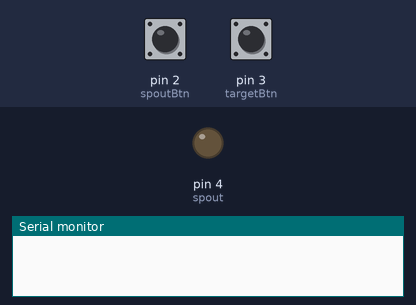
A sketch run on a simulated Arduino Uno, built with avr-gcc and run on an emulated ATmega328P. Shown: output pins drawn as LEDs (lit = HIGH), the last lines printed to the serial monitor. Inputs (shaded band) come from the test bench; at power-on: pin 2 (spoutBtn) HIGH, pin 3 (targetBtn) HIGH.

Above: at 1.2 s.
1.3 s: pin 2 (spoutBtn) pulled LOW for 0.15 s
At 1.38 s:
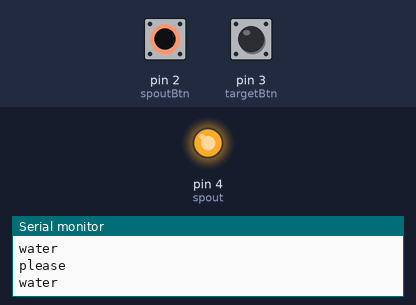
2.9 s: pin 3 (targetBtn) pulled LOW for 0.15 s
4.5 s: pin 2 (spoutBtn) pulled LOW for 3.2 s
At 8.1 s:
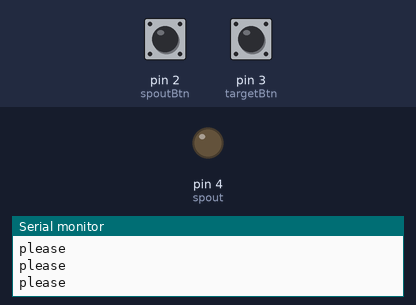
Timing chart, 0 to 9.6 s (numbered marks = the images above; inputs shaded):
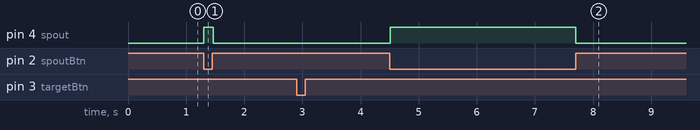

Measured:
- after the input at 1.3 s, pin 4 (spout): LOW → HIGH at once, → LOW 0.16 s later
- after the input at 4.5 s, pin 4 (spout): LOW → HIGH at once, → LOW 3.2 s later

The sketch:

SPRAY_TO_PLAY.ino
```cpp
/*
   SPRAY_TO_PALY

   A water spout that is operated by a button
   press. The button does not initially work.
   Also connected is the carnival game where a
   person uses a water gun to apply pressure to
   a target. When a person plays the game and
   hits the target at least every 2 seconds,
   the spout is enabled and can be used.

   created 02/14/2020
   updated 03/30/20
   by Noah Kernis
*/

// button pins
const int spoutBtn = 2;
const int targetBtn = 3;
const int spout = 4;

const int debounce = 20;

// init button states
int targetBtnSate;
int spoutBtnSate;

bool isEnabled = false;

// for timer
unsigned long timeout = 2000;
unsigned long startTime;

void setup()
{
	Serial.begin(9600);

	startTime = millis();

	// initialize inputs
	pinMode(spoutBtn, INPUT_PULLUP);
	pinMode(targetBtn, INPUT_PULLUP);
	pinMode(spout, OUTPUT);
}

void loop()
{
	// read pins
	targetBtnSate = digitalRead(targetBtn);
	spoutBtnSate = digitalRead(spoutBtn);

	checkTarget();
	checkSpout();

	delay(debounce);
}

void checkTarget()
{
	if (targetBtnSate == LOW)
	{
		Serial.println("hit");
		setTimeout();
	}

	if (checkTimeout())
	{
		isEnabled = true;
	}
	else
	{
		isEnabled = false;
	}
}

void setTimeout()
{
	startTime = millis();
}

bool checkTimeout()
{
	// check if timeout occurred
	unsigned long now = millis();
	unsigned long elapsed = now - startTime;

	if (elapsed < timeout)
	{
		return true;
	}
	else
	{
		return false;
	}
}

void checkSpout()
{
	if (spoutBtnSate == LOW)
	{
		Serial.println("please");
		if (isEnabled)
		{
			Serial.println("water");
			openSpout();
		}
	}
	else
	{
		closeSpout();
	}
}

void openSpout()
{
	digitalWrite(spout, HIGH);
}

void closeSpout()
{
	digitalWrite(spout, LOW);
}
```
